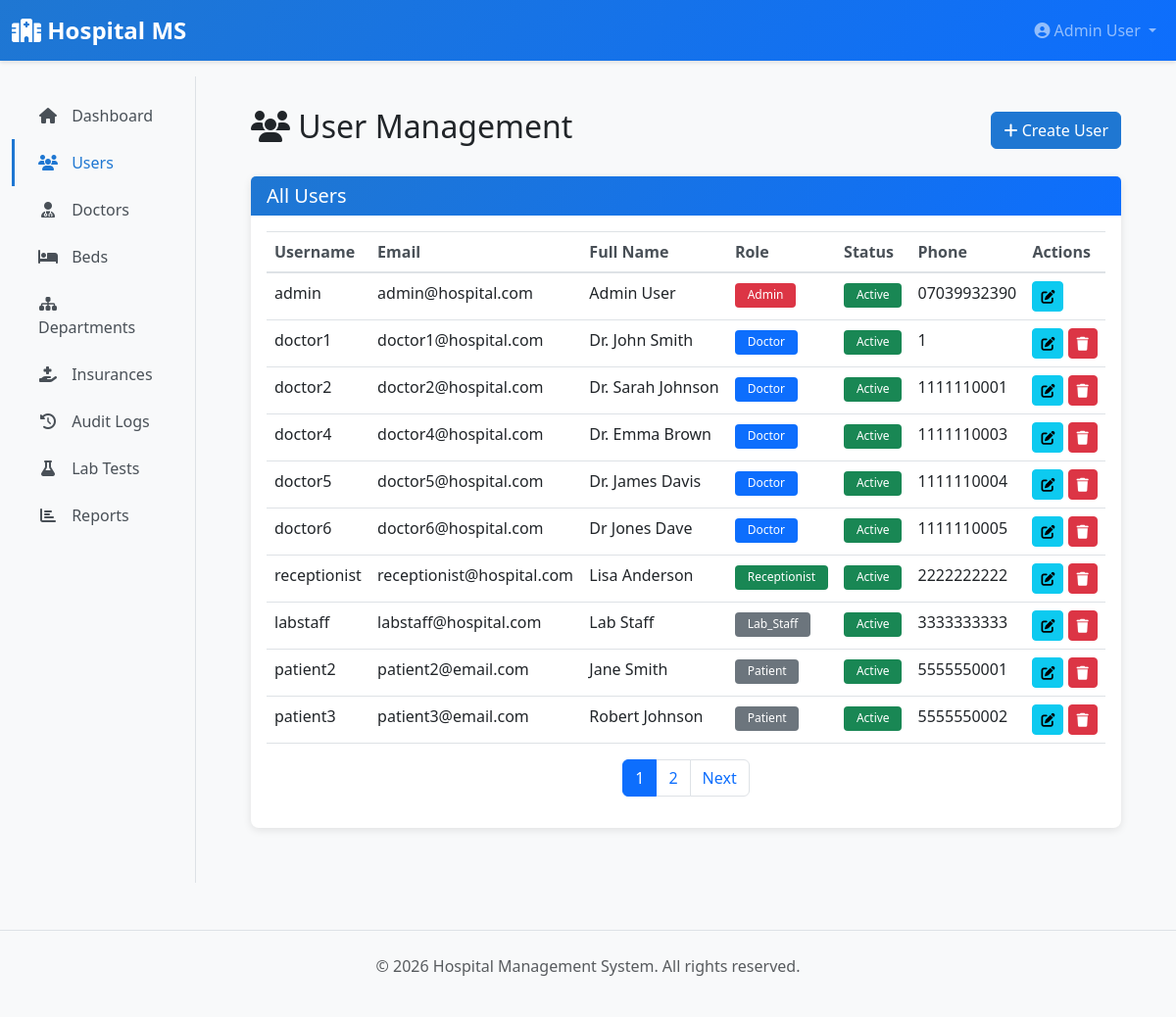
/admin/users (signed in), run on an earlier commit of the app's database.
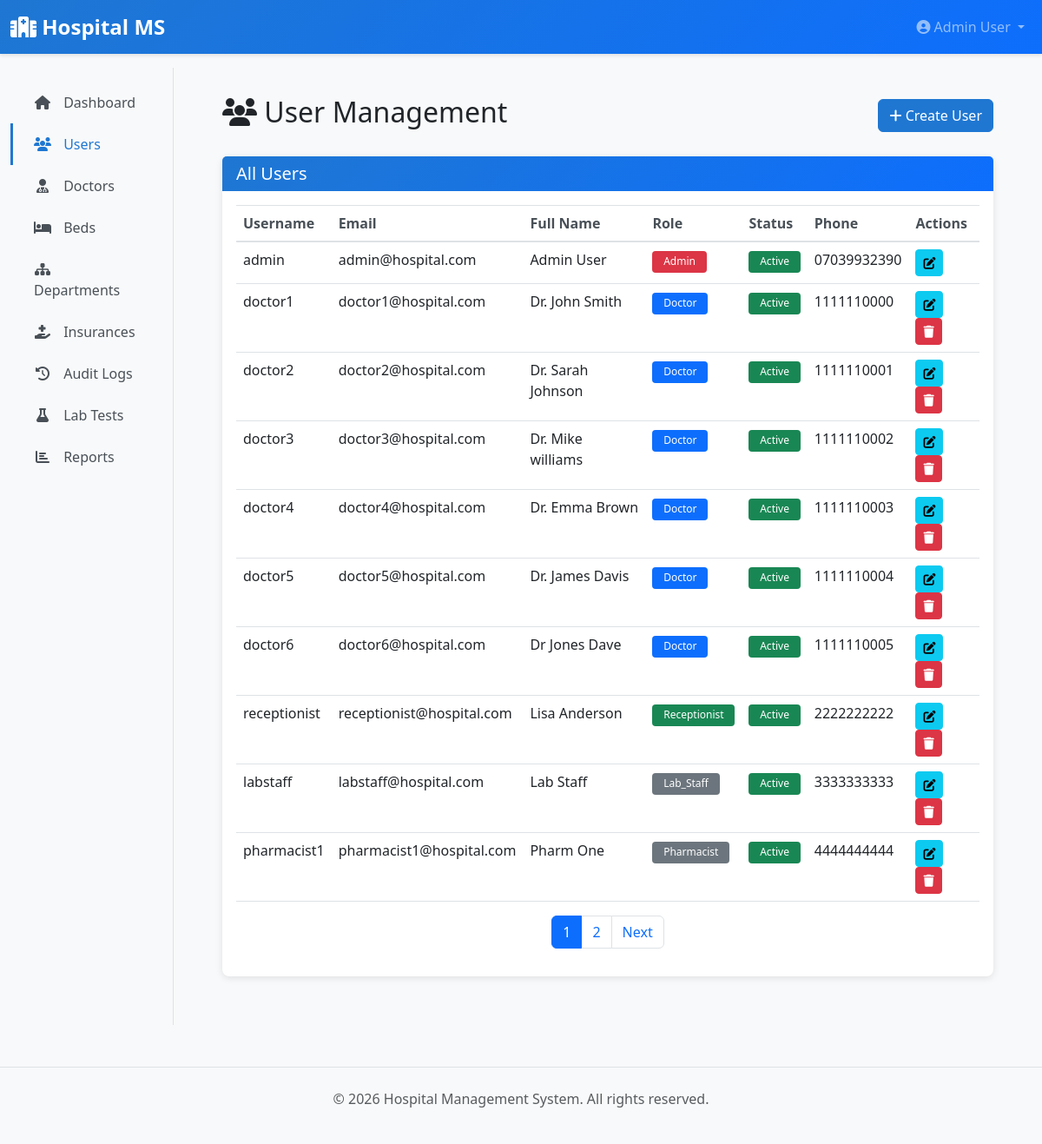
And on a later commit of the database.
### app/models/__init__.py (models this page shows, shortened)
class User(UserMixin, db.Model):
    __tablename__ = 'users'
    id = db.Column(db.Integer, primary_key=True)
    username = db.Column(db.String(80), unique=True, nullable=False, index=True)
    email = db.Column(db.String(120), unique=True, nullable=False, index=True)
    password_hash = db.Column(db.String(255), nullable=False)
    first_name = db.Column(db.String(80))
    last_name = db.Column(db.String(80))
    phone = db.Column(db.String(20))
    role = db.Column(db.Enum(UserRole), nullable=False, default=UserRole.PATIENT)
    is_active = db.Column(db.Boolean, default=True)
    created_at = db.Column(db.DateTime, default=datetime.utcnow)
    updated_at = db.Column(db.DateTime, default=datetime.utcnow, onupdate=datetime.utcnow)
    patient = db.relationship('Patient', uselist=False, back_populates='user', foreign_keys='Patient.user_id', cascade='all, delete-orphan', passive_deletes=True)
    doctor = db.relationship('Doctor', uselist=False, back_populates='user', foreign_keys='Doctor.user_id', cascade='all, delete-orphan', passive_deletes=True)
    lab_staff = db.relationship('LabStaff', uselist=False, back_populates='user', foreign_keys='LabStaff.user_id', cascade='all, delete-orphan', passive_deletes=True)
    def get_full_name(self):
        return f"{self.first_name} {self.last_name}".strip()

### app/blueprints/admin.py (the view)
@admin_bp.route('/users')
@login_required
@admin_required
def users_list():
    page = request.args.get('page', 1, type=int)
    role_filter = request.args.get('role', 'all')
    query = User.query
    if role_filter != 'all':
        try:
            role = UserRole[role_filter.upper()]
            query = query.filter_by(role=role)
        except KeyError:
            pass
    users = query.paginate(page=page, per_page=10)
    return render_template('admin/users_list.html', users=users, role_filter=role_filter)

### app/blueprints/admin.py (called while the page is built)
def admin_required(f):
    @wraps(f)
    def decorated_function(*args, **kwargs):
        if not current_user.is_authenticated or current_user.role != UserRole.ADMIN:
            flash('You do not have permission to access this page.', 'danger')
            return redirect(url_for('main.dashboard'))
        return f(*args, **kwargs)
    return decorated_function

### app/templates/admin/users_list.html (shortened to what the changed rows need)
{% extends "layouts/base.html" %}
{% block content %}
<div class="d-flex justify-content-between align-items-center mb-4">
    <h2><i class="fas fa-users"></i> User Management</h2>
</div>
<div class="card">
    <div class="card-body">
        <div class="table-responsive">
            <table class="table table-hover">
                <thead>
                    <tr>
                        <th>Username</th>
                        <th>Email</th>
                        <th>Full Name</th>
                        <th>Role</th>
                        <th>Status</th>
                        <th>Phone</th>
                        <th>Actions</th>
                    </tr>
                </thead>
                <tbody>
                    {% for user in users.items %}
                    <tr>
                        <td>{{ user.username }}</td>
                        <td>{{ user.email }}</td>
                        <td>{{ user.get_full_name() }}</td>
                        <td>
                            {% if user.role.value == 'admin' %}
                                <span class="badge bg-danger">{{ user.role.value.title() }}</span>
                            {% elif user.role.value == 'doctor' %}
                                <span class="badge bg-primary">{{ user.role.value.title() }}</span>
                            {% elif user.role.value == 'receptionist' %}
                                <span class="badge bg-success">{{ user.role.value.title() }}</span>
                            {% else %}
                                <span class="badge bg-secondary">{{ user.role.value.title() }}</span>
                            {% endif %}
                        </td>
                        <td>
                            {% if user.is_active %}
                                <span class="badge badge-success">Active</span>
                            {% else %}
                                <span class="badge badge-danger">Inactive</span>
                            {% endif %}
                        </td>
                        <td>{{ user.phone or '-' }}</td>
                        <td>
                            <a href="{{ url_for('admin.edit_user', user_id=user.id) }}" class="btn btn-sm btn-info" title="Edit">
                                <i class="fas fa-edit"></i>
                            </a>
                            {% if user.id != current_user.id %}
                            <form action="{{ url_for('admin.delete_user', user_id=user.id) }}" method="POST" style="display: inline;">
                                <button type="submit" class="btn btn-sm btn-danger" onclick="return confirm('Are you sure?')" title="Delete">
                                    <i class="fas fa-trash"></i>
                                </button>
                            </form>
                            {% endif %}
                        </td>
                    </tr>
                    {% endfor %}
                </tbody>
            </table>
        </div>
        {% if users.pages > 1 %}
        <nav>
            <ul class="pagination justify-content-center">
                {% for page_num in users.iter_pages() %}
                    {% if page_num %}
                        {% if page_num == users.page %}
                        <li class="page-item active">
                            <span class="page-link">{{ page_num }}</span>
                        </li>
                        {% else %}
                        <li class="page-item">
                            <a class="page-link" href="{{ url_for('admin.users_list', page=page_num) }}">{{ page_num }}</a>
                        </li>
                        {% endif %}
                    {% else %}
                    <li class="page-item disabled">
                        <span class="page-link">...</span>
                    </li>
                    {% endif %}
                {% endfor %}
            </ul>
        </nav>
        {% endif %}
    </div>
</div>
{% endblock %}

### app/templates/layouts/base.html (shortened to what the changed rows need)
<!DOCTYPE html>
<html lang="en">
<head>
    <link href="https://cdnjs.cloudflare.com/ajax/libs/bootstrap/5.3.0/css/bootstrap.min.css" rel="stylesheet">
    <link href="https://cdnjs.cloudflare.com/ajax/libs/font-awesome/6.4.0/css/all.min.css" rel="stylesheet">
</head>
<body>
    <nav class="navbar navbar-expand-lg navbar-dark sticky-top">
        <div class="container-fluid">
            <div class="collapse navbar-collapse" id="navbarNav">
                <ul class="navbar-nav ms-auto">
                    {% if current_user.is_authenticated %}
                        <li class="nav-item dropdown">
                            <a class="nav-link dropdown-toggle" href="#" id="userDropdown" role="button" data-bs-toggle="dropdown">
                                <i class="fas fa-user-circle"></i> {{ current_user.get_full_name() or current_user.username }}
                            </a>
                        </li>
                    {% else %}
                        <li class="nav-item">
                            <a class="nav-link" href="{{ url_for('auth.login') }}">Login</a>
                        </li>
                    {% endif %}
                </ul>
            </div>
        </div>
    </nav>
    {% if current_user.is_authenticated %}
        <div class="container-fluid">
            <div class="row">
                <main class="col-md-9 ms-sm-auto col-lg-10 px-md-4">
                    <div class="main-content">
                        {% block content %}{% endblock %}
                    </div>
                </main>
            </div>
        </div>
    {% else %}
        <div style="min-height: calc(100vh - 70px); padding: 2rem;">
            {% block auth_content %}{% endblock %}
        </div>
    {% endif %}
</body>
</html>

What changed in the data, as far as the page shows it:
no longer on this page (row edited): User: username "patient2", email "patient2@email.com", get_full_name "Jane Smith", role.value "Patient", is_active "Active", phone "5555550001"
no longer on this page (row edited): User: username "patient3", email "patient3@email.com", get_full_name "Robert Johnson", role.value "Patient", is_active "Active", phone "5555550002"
changed User "doctor1": phone "1" → "1111110000"
added User: username "doctor3", email "doctor3@hospital.com", get_full_name "Dr. Mike williams", role.value "Doctor", is_active "Active", phone "1111110002"
added User: username "pharmacist1", email "pharmacist1@hospital.com", get_full_name "Pharm One", role.value "Pharmacist", is_active "Active", phone "4444444444"
